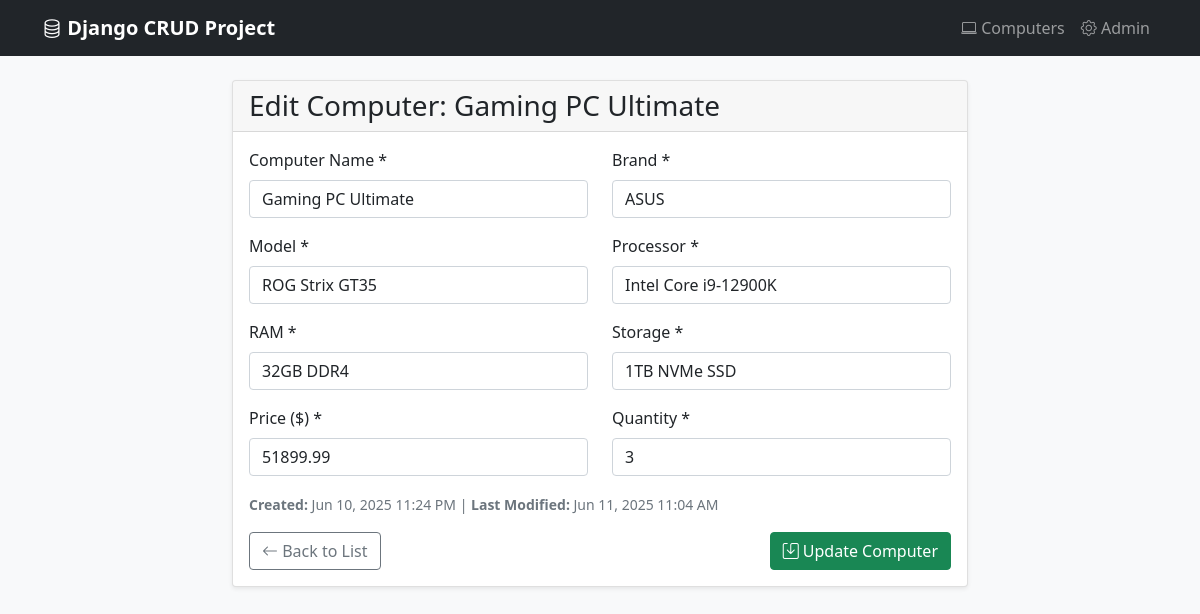
The page /computers/edit/3/ on the database as committed earlier.
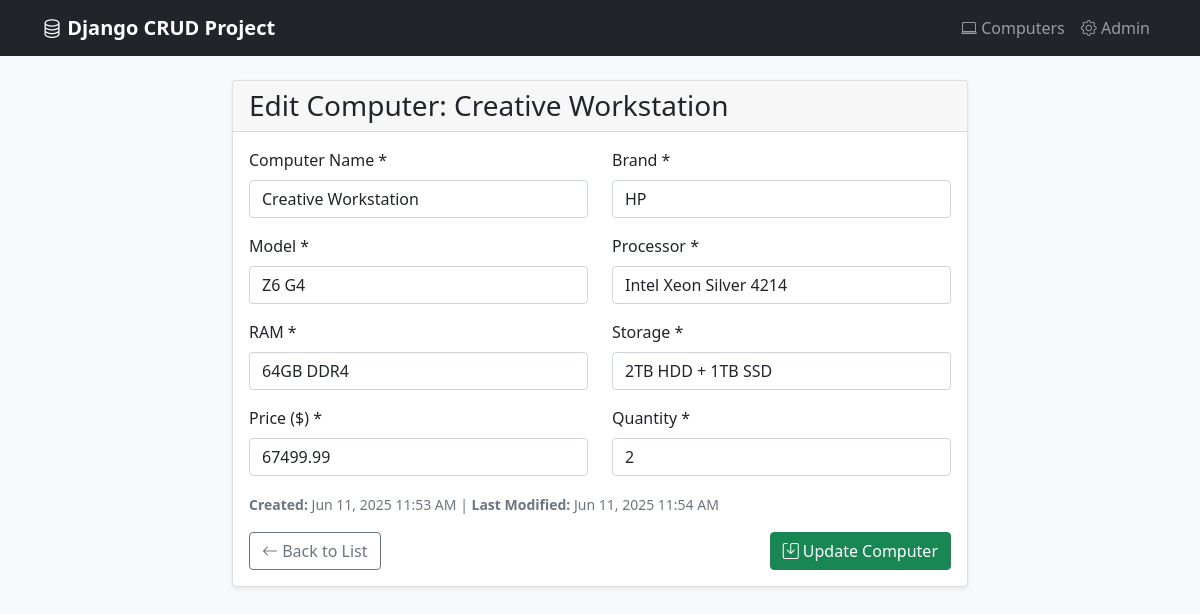
The same page on the database as committed later.
### computerstockapp/models.py (models this page shows, shortened)
class ComputerStock(models.Model):
    computer_name = models.CharField(max_length=100)
    brand = models.CharField(max_length=50)
    model = models.CharField(max_length=50)
    processor = models.CharField(max_length=100)
    ram = models.CharField(max_length=20)
    storage = models.CharField(max_length=50)
    price = models.DecimalField(max_digits=10, decimal_places=2)
    quantity = models.IntegerField()
    is_archived = models.BooleanField(default=False)
    date_added = models.DateTimeField(auto_now_add=True)
    date_modified = models.DateTimeField(auto_now=True)
    class Meta:
        ordering = ['-date_added']

### computerstockapp/views.py (the view, shortened to what this page needs)
# urls.py: path('edit/<int:computer_id>/', views.edit_computer, name='edit_computer'),
def edit_computer(request, computer_id):
    computer = get_object_or_404(ComputerStock, id=computer_id)
    return render(request, 'computerstockapp/edit_computer.html', {'computer': computer})

### computerstockapp/templates/computerstockapp/edit_computer.html (shortened to what the changed rows need)
{% extends 'base.html' %}
{% load static %}
{% load tz %}
{% block content %}
<div class="container mt-4">
    <div class="row justify-content-center">
        <div class="col-md-8">
            <div class="card">
                <div class="card-header">
                    <h3 class="mb-0">Edit Computer: {{ computer.computer_name }}</h3>
                </div>
                <div class="card-body">
                    <form method="post" class="needs-validation" novalidate>
                        <div class="row">
                            <div class="col-md-6 mb-3">
                                <label for="computer_name" class="form-label">Computer Name *</label>
                                <input type="text" class="form-control" id="computer_name" name="computer_name" value="{{ computer.computer_name }}" required>
                            </div>
                            <div class="col-md-6 mb-3">
                                <label for="brand" class="form-label">Brand *</label>
                                <input type="text" class="form-control" id="brand" name="brand" value="{{ computer.brand }}" required>
                            </div>
                        </div>
                        <div class="row">
                            <div class="col-md-6 mb-3">
                                <label for="model" class="form-label">Model *</label>
                                <input type="text" class="form-control" id="model" name="model" value="{{ computer.model }}" required>
                            </div>
                            <div class="col-md-6 mb-3">
                                <label for="processor" class="form-label">Processor *</label>
                                <input type="text" class="form-control" id="processor" name="processor" value="{{ computer.processor }}" required>
                            </div>
                        </div>
                        <div class="row">
                            <div class="col-md-6 mb-3">
                                <label for="ram" class="form-label">RAM *</label>
                                <input type="text" class="form-control" id="ram" name="ram" value="{{ computer.ram }}" required>
                            </div>
                            <div class="col-md-6 mb-3">
                                <label for="storage" class="form-label">Storage *</label>
                                <input type="text" class="form-control" id="storage" name="storage" value="{{ computer.storage }}" required>
                            </div>
                        </div>
                        <div class="row">
                            <div class="col-md-6 mb-3">
                                <label for="price" class="form-label">Price ($) *</label>
                                <input type="number" step="0.01" class="form-control" id="price" name="price" value="{{ computer.price }}" required>
                            </div>
                            <div class="col-md-6 mb-3">
                                <label for="quantity" class="form-label">Quantity *</label>
                                <input type="number" class="form-control" id="quantity" name="quantity" value="{{ computer.quantity }}" min="0" required>
                            </div>
                        </div>                        <div class="mb-3">
                            <small class="text-muted">
                                <strong>Created:</strong> {{ computer.date_added|localtime|date:"M d, Y g:i A" }} |
                                <strong>Last Modified:</strong> {{ computer.date_modified|localtime|date:"M d, Y g:i A" }}
                            </small>
                        </div>
                    </form>
                </div>
            </div>
        </div>
    </div>
</div>
{% endblock %}

Rows that differ between the two databases and show on the page:
changed ComputerStock: computer_name "Gaming PC Ultimate" → "Creative Workstation"; brand "ASUS" → "HP"; model "ROG Strix GT35" → "Z6 G4"; processor "Intel Core i9-12900K" → "Intel Xeon Silver 4214"; ram "32GB DDR4" → "64GB DDR4"; storage "1TB NVMe SSD" → "2TB HDD + 1TB SSD"; price "51899.99" → "67499.99"; quantity "3" → "2"; date_added "Jun 10, 2025 11:24 PM" → "Jun 11, 2025 11:53 AM"; date_modified "Jun 11, 2025 11:04 AM" → "Jun 11, 2025 11:54 AM"
